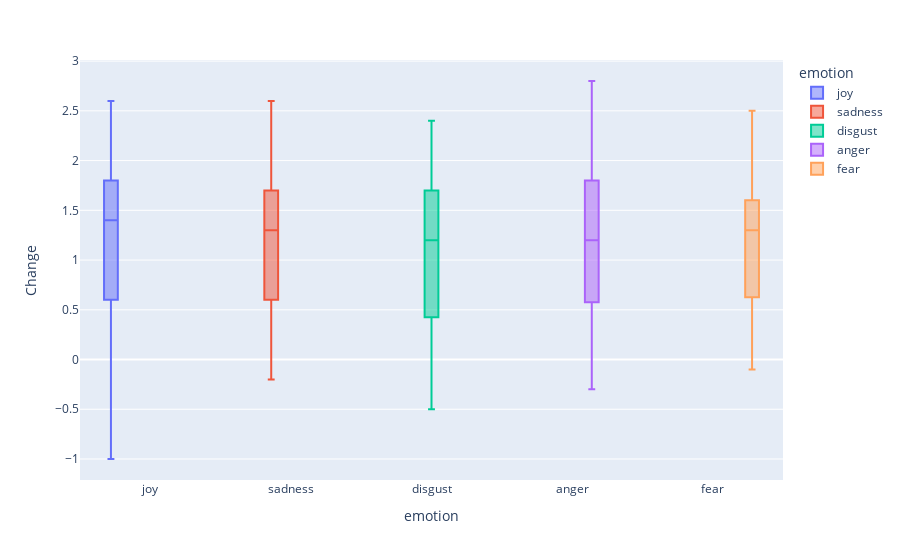
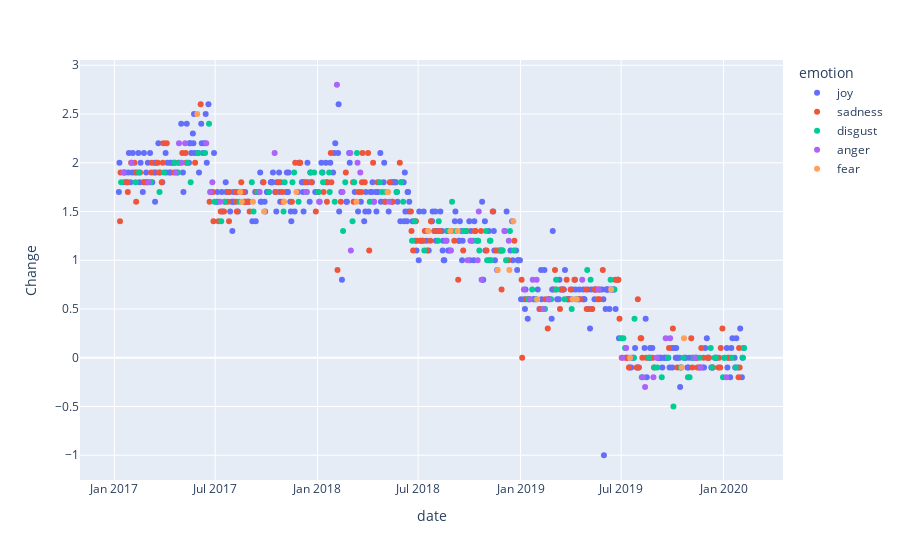

Notebook code cell kept with these figures, in order:
### Code cell
financial_analysis(twitter_d, finance_d)

### Figure 1 — Plotly figure (JSON) as saved in the notebook; plotly's stock layout.template omitted (floating-point values rounded to 4 significant figures; data arrays with more than 128 entries replaced by an {"elided": "..."} marker saying what was removed)
{"data": [{"alignmentgroup": "True", "hovertemplate": "emotion=%{x}<br>Change=%{y}<extra></extra>", "legendgroup": "joy", "marker": {"color": "#636efa"}, "name": "joy", "notched": false, "offsetgroup": "joy", "orientation": "v", "showlegend": true, "type": "box", "x": {"elided": "399 str values"}, "x0": " ", "xaxis": "x", "y": {"elided": "399 float values"}, "y0": " ", "yaxis": "y"}, {"alignmentgroup": "True", "hovertemplate": "emotion=%{x}<br>Change=%{y}<extra></extra>", "legendgroup": "sadness", "marker": {"color": "#EF553B"}, "name": "sadness", "notched": false, "offsetgroup": "sadness", "orientation": "v", "showlegend": true, "type": "box", "x": {"elided": "178 str values"}, "x0": " ", "xaxis": "x", "y": {"elided": "178 float values"}, "y0": " ", "yaxis": "y"}, {"alignmentgroup": "True", "hovertemplate": "emotion=%{x}<br>Change=%{y}<extra></extra>", "legendgroup": "disgust", "marker": {"color": "#00cc96"}, "name": "disgust", "notched": false, "offsetgroup": "disgust", "orientation": "v", "showlegend": true, "type": "box", "x": ["disgust", "disgust", "disgust", "disgust", "disgust", "disgust", "disgust", "disgust", "disgust", "disgust", "disgust", "disgust", "disgust", "disgust", "disgust", "disgust", "disgust", "disgust", "disgust", "disgust", "disgust", "disgust", "disgust", "disgust", "disgust", "disgust", "disgust", "disgust", "disgust", "disgust", "disgust", "disgust", "disgust", "disgust", "disgust", "disgust", "disgust", "disgust", "disgust", "disgust", "disgust", "disgust", "disgust", "disgust", "disgust", "disgust", "disgust", "disgust", "disgust", "disgust", "disgust", "disgust", "disgust", "disgust", "disgust", "disgust", "disgust", "disgust", "disgust", "disgust", "disgust", "disgust", "disgust", "disgust", "disgust", "disgust", "disgust", "disgust", "disgust", "disgust", "disgust", "disgust", "disgust", "disgust", "disgust", "disgust", "disgust", "disgust", "disgust", "disgust", "disgust", "disgust", "disgust", "disgust", "disgust", "disgust", "disgust", "disgust", "disgust", "disgust", "disgust", "disgust", "disgust", "disgust", "disgust", "disgust", "disgust", "disgust", "disgust", "disgust", "disgust", "disgust", "disgust", "disgust", "disgust", "disgust", "disgust", "disgust", "disgust", "disgust", "disgust", "disgust", "disgust", "disgust", "disgust"], "x0": " ", "xaxis": "x", "y": [1.8, 1.8, 1.9, 1.8, 1.7, 1.9, 2, 1.9, 2, 2, 1.8, 2.1, 2.1, 2.4, 1.6, 1.4, 1.6, 1.6, 1.8, 1.5, 1.7, 1.7, 1.5, 1.8, 1.8, 1.9, 1.6, 1.7, 1.9, 1.9, 1.7, 1.9, 1.8, 1.9, 1.7, 1.6, 1.3, 1.8, 1.4, 1.8, 2.1, 1.6, 1.8, 1.7, 1.7, 1.7, 1.8, 1.6, 1.2, 1.4, 1.1, 1.2, 1.4, 1.3, 1.6, 1.3, 1.3, 1.3, 1.2, 1.2, 1.1, 1.3, 1, 1.2, 1.2, 1, 1.1, 1.1, 1, 1.3, 1.1, 0.6, 0.7, 0.6, 0.5, 0.5, 0.6, 0.8, 0.7, 0.6, 0.5, 0.6, 0.9, 0.8, 0.8, 0.7, 0.2, 0.2, 0.1, 0, 0.4, -0.2, 0, -0.1, -0.1, -0.2, 0, -0.5, -0.1, 0, -0.2, -0.2, 0, 0, 0.1, -0.1, 0, 0, -0.2, 0, 0, 0, -0.1, 0, 0.1], "y0": " ", "yaxis": "y"}, {"alignmentgroup": "True", "hovertemplate": "emotion=%{x}<br>Change=%{y}<extra></extra>", "legendgroup": "anger", "marker": {"color": "#ab63fa"}, "name": "anger", "notched": false, "offsetgroup": "anger", "orientation": "v", "showlegend": true, "type": "box", "x": ["anger", "anger", "anger", "anger", "anger", "anger", "anger", "anger", "anger", "anger", "anger", "anger", "anger", "anger", "anger", "anger", "anger", "anger", "anger", "anger", "anger", "anger", "anger", "anger", "anger", "anger", "anger", "anger", "anger", "anger", "anger", "anger", "anger", "anger", "anger", "anger", "anger", "anger", "anger", "anger", "anger", "anger", "anger", "anger", "anger", "anger", "anger", "anger", "anger", "anger", "anger", "anger", "anger"], "x0": " ", "xaxis": "x", "y": [1.9, 2, 1.8, 1.9, 2.2, 2, 2.2, 2.2, 1.7, 1.8, 1.6, 1.7, 2.1, 1.7, 1.6, 2.8, 1.7, 2.1, 1.1, 2, 1.9, 1.6, 1.6, 1.2, 1.1, 1, 1.2, 1.2, 1, 1.5, 0.8, 1.3, 1.2, 0.7, 0.6, 0.8, 0.8, 0.5, 0.6, 0.8, 0.7, 0, 0.1, 0, -0.2, -0.3, -0.2, 0, 0.2, 0.2, 0, -0.1, -0.2], "y0": " ", "yaxis": "y"}, {"alignmentgroup": "True", "hovertemplate": "emotion=%{x}<br>Change=%{y}<extra></extra>", "legendgroup": "fear", "marker": {"color": "#FFA15A"}, "name": "fear", "notched": false, "offsetgroup": "fear", "orientation": "v", "showlegend": true, "type": "box", "x": ["fear", "fear", "fear", "fear", "fear", "fear", "fear", "fear", "fear", "fear", "fear", "fear", "fear", "fear", "fear", "fear", "fear", "fear", "fear", "fear", "fear", "fear", "fear"], "x0": " ", "xaxis": "x", "y": [2.5, 1.7, 1.6, 1.6, 1.5, 1.6, 1.7, 1.6, 1.7, 1.7, 1.3, 1.3, 1.3, 0.9, 0.9, 1.4, 0.6, 0.6, 0.6, 0.7, 0, -0.1, 0.2], "y0": " ", "yaxis": "y"}], "layout": {"boxmode": "group", "legend": {"title": {"text": "emotion"}, "tracegroupgap": 0}, "margin": {"t": 60}, "xaxis": {"anchor": "y", "categoryarray": ["joy", "sadness", "disgust", "anger", "fear"], "categoryorder": "array", "domain": [0, 1], "title": {"text": "emotion"}}, "yaxis": {"anchor": "x", "domain": [0, 1], "title": {"text": "Change"}}}}

### Figure 2 — Plotly figure (JSON) as saved in the notebook; plotly's stock layout.template omitted (floating-point values rounded to 4 significant figures; data arrays with more than 128 entries replaced by an {"elided": "..."} marker saying what was removed)
{"data": [{"hovertemplate": "emotion=joy<br>date=%{x}<br>Change=%{y}<extra></extra>", "legendgroup": "joy", "marker": {"color": "#636efa", "symbol": "circle"}, "mode": "markers", "name": "joy", "showlegend": true, "type": "scatter", "x": {"elided": "399 str values"}, "xaxis": "x", "y": {"elided": "399 float values"}, "yaxis": "y"}, {"hovertemplate": "emotion=sadness<br>date=%{x}<br>Change=%{y}<extra></extra>", "legendgroup": "sadness", "marker": {"color": "#EF553B", "symbol": "circle"}, "mode": "markers", "name": "sadness", "showlegend": true, "type": "scatter", "x": {"elided": "178 str values"}, "xaxis": "x", "y": {"elided": "178 float values"}, "yaxis": "y"}, {"hovertemplate": "emotion=disgust<br>date=%{x}<br>Change=%{y}<extra></extra>", "legendgroup": "disgust", "marker": {"color": "#00cc96", "symbol": "circle"}, "mode": "markers", "name": "disgust", "showlegend": true, "type": "scatter", "x": ["2017-01-13", "2017-02-08", "2017-02-14", "2017-03-07", "2017-03-23", "2017-03-31", "2017-04-19", "2017-04-25", "2017-04-28", "2017-05-12", "2017-05-18", "2017-06-01", "2017-06-13", "2017-06-20", "2017-06-30", "2017-07-12", "2017-07-18", "2017-08-14", "2017-09-05", "2017-09-08", "2017-09-15", "2017-10-06", "2017-11-01", "2017-11-03", "2017-11-17", "2017-11-20", "2017-11-28", "2017-12-13", "2017-12-20", "2017-12-26", "2018-01-03", "2018-01-09", "2018-01-11", "2018-01-22", "2018-01-23", "2018-02-01", "2018-02-16", "2018-02-20", "2018-03-05", "2018-03-08", "2018-03-13", "2018-04-05", "2018-04-23", "2018-04-27", "2018-05-04", "2018-05-23", "2018-05-31", "2018-06-04", "2018-06-20", "2018-06-25", "2018-07-12", "2018-08-06", "2018-08-07", "2018-08-23", "2018-08-31", "2018-09-07", "2018-09-21", "2018-09-25", "2018-10-08", "2018-10-17", "2018-10-19", "2018-10-31", "2018-11-02", "2018-11-07", "2018-11-08", "2018-11-09", "2018-11-27", "2018-11-30", "2018-12-06", "2018-12-13", "2018-12-20", "2019-01-15", "2019-01-22", "2019-01-29", "2019-02-12", "2019-02-14", "2019-02-25", "2019-03-06", "2019-03-07", "2019-03-21", "2019-04-03", "2019-04-11", "2019-05-01", "2019-05-07", "2019-06-12", "2019-06-19", "2019-07-01", "2019-07-05", "2019-07-08", "2019-07-24", "2019-07-25", "2019-08-07", "2019-08-20", "2019-08-30", "2019-09-04", "2019-09-12", "2019-09-23", "2019-10-03", "2019-10-17", "2019-10-21", "2019-10-29", "2019-11-01", "2019-11-08", "2019-11-19", "2019-12-09", "2019-12-11", "2019-12-16", "2019-12-18", "2019-12-31", "2020-01-02", "2020-01-03", "2020-01-16", "2020-01-23", "2020-02-05", "2020-02-07"], "xaxis": "x", "y": [1.8, 1.8, 1.9, 1.8, 1.7, 1.9, 2, 1.9, 2, 2, 1.8, 2.1, 2.1, 2.4, 1.6, 1.4, 1.6, 1.6, 1.8, 1.5, 1.7, 1.7, 1.5, 1.8, 1.8, 1.9, 1.6, 1.7, 1.9, 1.9, 1.7, 1.9, 1.8, 1.9, 1.7, 1.6, 1.3, 1.8, 1.4, 1.8, 2.1, 1.6, 1.8, 1.7, 1.7, 1.7, 1.8, 1.6, 1.2, 1.4, 1.1, 1.2, 1.4, 1.3, 1.6, 1.3, 1.3, 1.3, 1.2, 1.2, 1.1, 1.3, 1, 1.2, 1.2, 1, 1.1, 1.1, 1, 1.3, 1.1, 0.6, 0.7, 0.6, 0.5, 0.5, 0.6, 0.8, 0.7, 0.6, 0.5, 0.6, 0.9, 0.8, 0.8, 0.7, 0.2, 0.2, 0.1, 0, 0.4, -0.2, 0, -0.1, -0.1, -0.2, 0, -0.5, -0.1, 0, -0.2, -0.2, 0, 0, 0.1, -0.1, 0, 0, -0.2, 0, 0, 0, -0.1, 0, 0.1], "yaxis": "y"}, {"hovertemplate": "emotion=anger<br>date=%{x}<br>Change=%{y}<extra></extra>", "legendgroup": "anger", "marker": {"color": "#ab63fa", "symbol": "circle"}, "mode": "markers", "name": "anger", "showlegend": true, "type": "scatter", "x": ["2017-01-17", "2017-02-01", "2017-03-03", "2017-04-21", "2017-04-27", "2017-05-02", "2017-05-08", "2017-06-15", "2017-06-22", "2017-06-26", "2017-07-10", "2017-09-19", "2017-10-16", "2017-12-12", "2018-01-04", "2018-02-05", "2018-02-15", "2018-03-01", "2018-03-02", "2018-03-14", "2018-03-19", "2018-04-13", "2018-05-10", "2018-08-20", "2018-08-29", "2018-09-28", "2018-10-03", "2018-10-05", "2018-10-16", "2018-10-18", "2018-10-23", "2018-12-03", "2018-12-11", "2019-01-07", "2019-01-18", "2019-01-23", "2019-01-30", "2019-02-11", "2019-02-20", "2019-04-22", "2019-05-21", "2019-07-03", "2019-07-10", "2019-07-18", "2019-08-09", "2019-08-13", "2019-08-28", "2019-09-03", "2019-09-19", "2019-09-27", "2019-11-11", "2019-11-21", "2020-01-06"], "xaxis": "x", "y": [1.9, 2, 1.8, 1.9, 2.2, 2, 2.2, 2.2, 1.7, 1.8, 1.6, 1.7, 2.1, 1.7, 1.6, 2.8, 1.7, 2.1, 1.1, 2, 1.9, 1.6, 1.6, 1.2, 1.1, 1, 1.2, 1.2, 1, 1.5, 0.8, 1.3, 1.2, 0.7, 0.6, 0.8, 0.8, 0.5, 0.6, 0.8, 0.7, 0, 0.1, 0, -0.2, -0.3, -0.2, 0, 0.2, 0.2, 0, -0.1, -0.2], "yaxis": "y"}, {"hovertemplate": "emotion=fear<br>date=%{x}<br>Change=%{y}<extra></extra>", "legendgroup": "fear", "marker": {"color": "#FFA15A", "symbol": "circle"}, "mode": "markers", "name": "fear", "showlegend": true, "type": "scatter", "x": ["2017-05-30", "2017-08-15", "2017-08-18", "2017-09-07", "2017-09-27", "2017-11-02", "2017-11-24", "2018-03-12", "2018-05-07", "2018-05-08", "2018-07-19", "2018-08-28", "2018-09-10", "2018-11-21", "2018-12-12", "2018-12-19", "2019-01-31", "2019-04-05", "2019-04-12", "2019-06-13", "2019-07-17", "2019-10-18", "2019-10-22"], "xaxis": "x", "y": [2.5, 1.7, 1.6, 1.6, 1.5, 1.6, 1.7, 1.6, 1.7, 1.7, 1.3, 1.3, 1.3, 0.9, 0.9, 1.4, 0.6, 0.6, 0.6, 0.7, 0, -0.1, 0.2], "yaxis": "y"}], "layout": {"legend": {"title": {"text": "emotion"}, "tracegroupgap": 0}, "margin": {"t": 60}, "xaxis": {"anchor": "y", "domain": [0, 1], "title": {"text": "date"}}, "yaxis": {"anchor": "x", "domain": [0, 1], "title": {"text": "Change"}}}}
